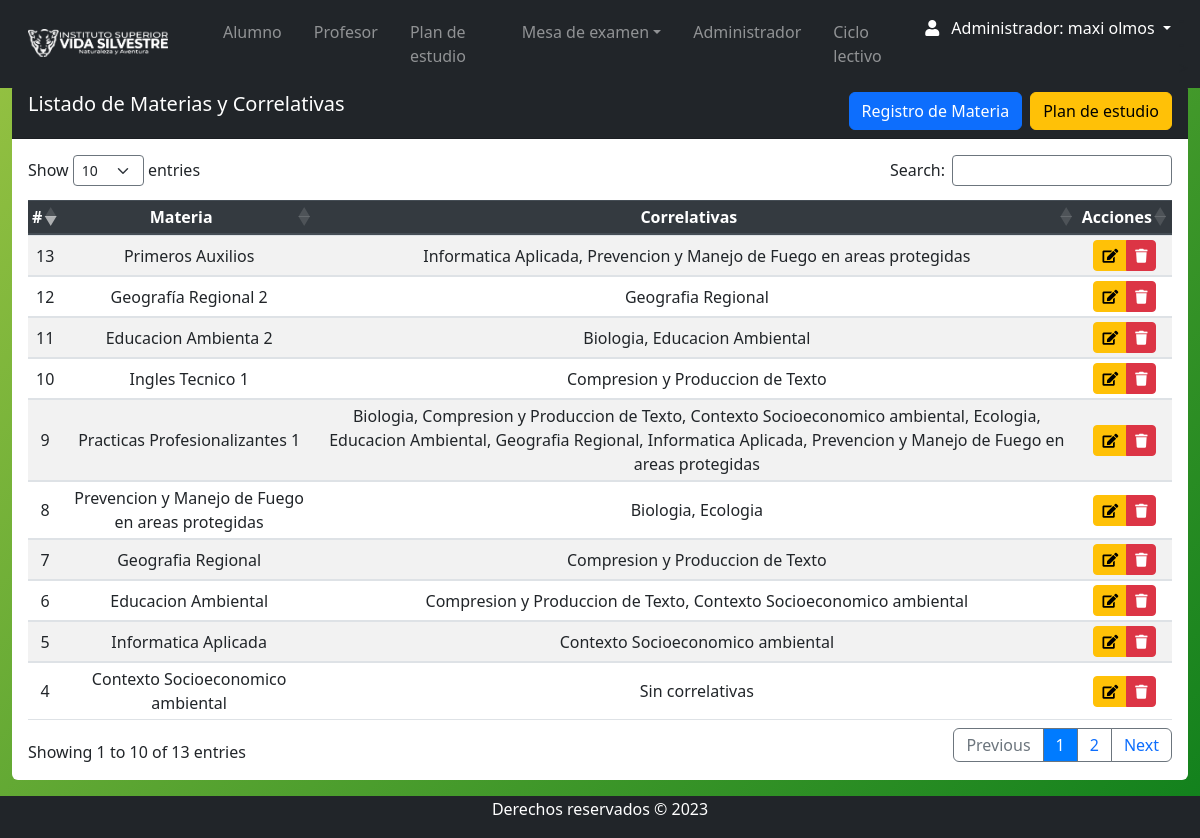
/Views/admin/materia_index.php (signed in), run on the app's committed database.
### tables this page shows
CREATE TABLE `materia` (
  `id_materia` int(11) NOT NULL,
  `Nombre` varchar(255) DEFAULT NULL,
  `descripcion` varchar(50) DEFAULT NULL,
  `horas` varchar(5) DEFAULT NULL,
  `num_resolucion` varchar(15) DEFAULT NULL,
  `año_cursado` varchar(20) NOT NULL,
  `id_tipo` int(11) DEFAULT NULL,
  `estado` varchar(11) DEFAULT NULL,
  `plan_estudio` varchar(50) DEFAULT NULL
);

### Views/admin/materia_index.php (the view, shortened to what this page needs)
<?php
require 'navbar.php';
?>
<section class="content mt-4">
    <div class="row m-auto">
        <div class="col-sm">
            <div class="card rounded-2 border-0">
                <div class="card-header bg-dark text-white pb-0">
                    <h5 class="d-inline-block">Listado de Materias y Correlativas</h5>
                    <div class="d-flex flex-wrap float-lg-right">
                    <a class="btn btn-primary float-right me-2 mb-2 " href="materia_crea.php">Registro de Materia</a>
                    <a class="btn btn-warning float-right mb-2" href="plan_estudio.php">Plan de estudio</a>
                    </div>
                </div>
                <div class="card-body table-responsive">
                    <table id="example" class="table table-striped table-sm" style="width:100%">
                        <thead class="thead-dark">
                            <tr>
                                <th>#</th>
                                <th>Materia</th>
                                <th>Correlativas</th>
                                <th>Acciones</th>
                            </tr>
                        </thead>
                        <tbody>
                            <?php
                            try {
                                $query = "SELECT m.id_materia, m.Nombre AS Materia,
                                                 GROUP_CONCAT(cor.Nombre ORDER BY cor.Nombre ASC SEPARATOR ', ') AS Correlativas
                                          FROM materia m
                                          LEFT JOIN correlativa co ON m.id_materia = co.id_materia
                                          LEFT JOIN materia cor ON co.id_correlativa = cor.id_materia
                                          WHERE m.estado = 'Activo'
                                          GROUP BY m.id_materia, m.Nombre
                                          ORDER BY m.id_materia ASC";
                                $stmt = $db->prepare($query);
                                $stmt->execute();
                                $materias = $stmt->fetchAll(PDO::FETCH_ASSOC);
                                foreach ($materias as $materia) {
                            ?>
                                    <tr>
                                        <td><?php echo htmlspecialchars($materia['id_materia'], ENT_QUOTES, 'UTF-8'); ?></td>
                                        <td><?php echo htmlspecialchars($materia['Materia'], ENT_QUOTES, 'UTF-8'); ?></td>
                                        <td><?php echo htmlspecialchars($materia['Correlativas'] ? $materia['Correlativas'] : 'Sin correlativas', ENT_QUOTES, 'UTF-8'); ?></td>
                                        <td class="text-center">
                                            <div class="btn-group">
                                                <a href="materia_edit.php?id=<?php echo htmlspecialchars($materia['id_materia'], ENT_QUOTES, 'UTF-8'); ?>" class="btn btn-warning btn-sm" role="button"><i class="fas fa-edit"></i></a>
                                                <a href="javascript:eliminar3(<?php echo $materia['id_materia']; ?>)" class="btn btn-danger btn-sm" title="Borrar" role="button">
                                                    <i class="fas fa-trash"></i>
                                                </a>
                                            </div>
                                        </td>
                                    </tr>
                            <?php
                                }
                            } catch (PDOException $e) {
                                error_log("Error al obtener las materias: " . $e->getMessage());
                            }
                            ?>
                        </tbody>
                    </table>
                </div>
            </div>
        </div>
    </div>
</section>
<?php require 'footer.php'; ?>

### css/style.css (style rules this page uses)
body { background: linear-gradient(135deg, #98c343, #10801c); position: relative; padding-bottom: 10px; min-height: 100vh; }
th, td { text-align: center !important; vertical-align: middle !important; }

### data on the page
materia: id_materia "4", Nombre "Contexto Socioeconomico ambiental", Correlativas "Sin correlativas"
materia: id_materia "5", Nombre "Informatica Aplicada", Correlativas "Contexto Socioeconomico ambiental"
materia: id_materia "6", Nombre "Educacion Ambiental", Correlativas "Compresion y Produccion de Texto, Contexto Socioeconomico ambiental"
materia: id_materia "7", Nombre "Geografia Regional", Correlativas "Compresion y Produccion de Texto"
materia: id_materia "8", Nombre "Prevencion y Manejo de Fuego en areas protegidas", Correlativas "Biologia, Ecologia"
materia: id_materia "9", Nombre "Practicas Profesionalizantes 1", Correlativas "Biologia, Compresion y Produccion de Texto, Contexto Socioeconomico ambiental, Ecologia, Educacion Ambiental, Geografia Regional, Informatica Aplicada, Prevencion y Manejo de Fuego en areas protegidas"
materia: id_materia "10", Nombre "Ingles Tecnico 1", Correlativas "Compresion y Produccion de Texto"
materia: id_materia "11", Nombre "Educacion Ambienta 2", Correlativas "Biologia, Educacion Ambiental"
materia: id_materia "12", Nombre "Geografía Regional 2", Correlativas "Geografia Regional"
materia: id_materia "13", Nombre "Primeros Auxilios", Correlativas "Informatica Aplicada, Prevencion y Manejo de Fuego en areas protegidas"

### other printed values
$_SESSION['nombre'] "maxi"
$_SESSION['apellido'] "olmos"
